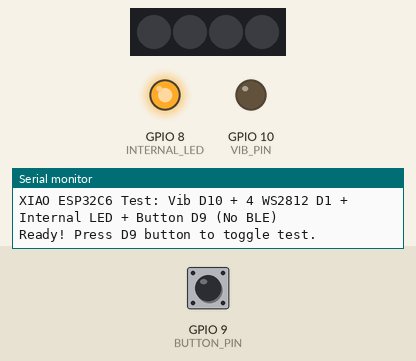
Recording of a sketch running on a simulated ESP32-C6. Shown: 4 RGB LEDs in strip order, left to right, output pins drawn as LEDs (lit = HIGH), the last lines printed to the serial monitor. The test bench sets the inputs (shaded band); at power-on: GPIO 9 (BUTTON_PIN) HIGH. Dim RGB values are drawn brighter than linear.

Above: at 1.2 s.
1.3 s: GPIO 9 (BUTTON_PIN) pulled LOW for 0.15 s
At 2.05 s:
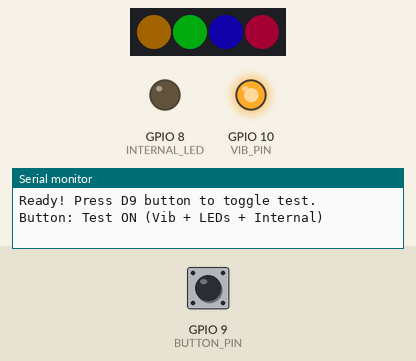
4.3 s: GPIO 9 (BUTTON_PIN) pulled LOW for 1 s
At 5.6 s:
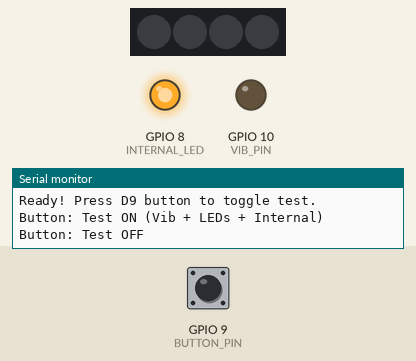
6.8 s: GPIO 9 (BUTTON_PIN) pulled LOW for 0.15 s
At 9.01 s:
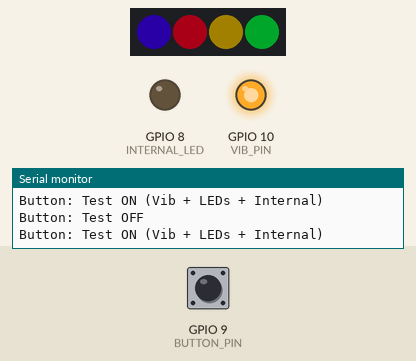
9.8 s: GPIO 9 (BUTTON_PIN) pulled LOW for 3.2 s
At 10.9 s:
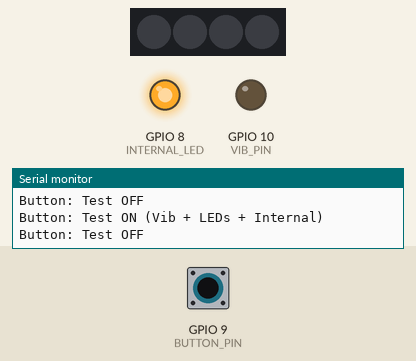
Timing chart, 0 to 12.8 s (numbered marks = the images above; inputs shaded):
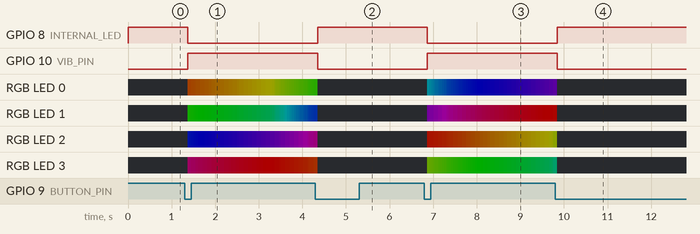

Measured:
- after the input at 1.3 s, GPIO 8 (INTERNAL_LED): HIGH → LOW after 0.07 s; GPIO 10 (VIB_PIN): LOW → HIGH after 0.07 s
- after the input at 4.3 s, GPIO 8 (INTERNAL_LED): LOW → HIGH after 0.05 s; GPIO 10 (VIB_PIN): HIGH → LOW after 0.05 s
- after the input at 6.8 s, GPIO 8 (INTERNAL_LED): HIGH → LOW after 0.07 s; GPIO 10 (VIB_PIN): LOW → HIGH after 0.07 s
- after the input at 9.8 s, GPIO 8 (INTERNAL_LED): LOW → HIGH after 0.05 s; GPIO 10 (VIB_PIN): HIGH → LOW after 0.05 s

The sketch:

pmsg-quicksetup.ino
```cpp
// Check arduino IDE
// add this in Arduino IDE -> "settings..." -> "Additional boards manager URLs:
// https://raw.githubusercontent.com/espressif/arduino-esp32/gh-pages/package_esp32_index.json
// Go to Tools -> "Get board info"
// Add Libarary manager this FastLED.h
#include <FastLED.h>
// #include "MusicAndLightFX.h" // pmsg lib see or github

// Pins
#define BUTTON_PIN 9        // Boot button (GPIO9, active LOW)
#define VIB_PIN D10         // PWM vibration motor (GPIO18)
#define LED_STRIP_PIN D1    // WS2812 data pin (GPIO1)
#define NUM_LEDS 4          // 4 WS2812 LEDs
#define INTERNAL_LED LED_BUILTIN  // On-board LED (GPIO15, active LOW)

// FastLED setup
CRGB leds[NUM_LEDS];

bool oldButtonState = HIGH;  // For edge detection
bool testOn = false;  // Controls vib, LEDs, internal LED

void setup() {
  Serial.begin(115200);
  Serial.println("XIAO ESP32C6 Test: Vib D10 + 4 WS2812 D1 + Internal LED + Button D9 (No BLE)");

  // Pins
  pinMode(BUTTON_PIN, INPUT_PULLUP);
  pinMode(VIB_PIN, OUTPUT);
  pinMode(INTERNAL_LED, OUTPUT);
  analogWrite(VIB_PIN, 0);  // Vib off
  digitalWrite(INTERNAL_LED, HIGH);  // Internal LED off (active LOW)

  // FastLED
  FastLED.addLeds<WS2812, LED_STRIP_PIN, GRB>(leds, NUM_LEDS);
  FastLED.setBrightness(50);
  FastLED.clear();
  FastLED.show();

  Serial.println("Ready! Press D9 button to toggle test.");
}

void loop() {
  // Button toggle (falling edge press)
  bool buttonState = digitalRead(BUTTON_PIN);
  if (buttonState == LOW && oldButtonState == HIGH) {
    testOn = !testOn;
    Serial.println(testOn ? "Button: Test ON (Vib + LEDs + Internal)" : "Button: Test OFF");
    delay(50);  // Debounce
  }
  oldButtonState = buttonState;

  // Update based on testOn
  if (testOn) {
    // Vib: Full PWM buzz
    analogWrite(VIB_PIN, 255);

    // WS2812: Rainbow cycle for 4 LEDs
    for (int i = 0; i < NUM_LEDS; i++) {
      leds[i] = CHSV((millis() / 50 + i * 64) % 256, 255, 255);  // Rainbow
    }
    FastLED.show();

    // Internal LED: On
    digitalWrite(INTERNAL_LED, LOW);
  } else {
    // Off all
    analogWrite(VIB_PIN, 0);
    FastLED.clear();
    FastLED.show();
    digitalWrite(INTERNAL_LED, HIGH);
  }

  delay(20);  // Loop delay
}
```
